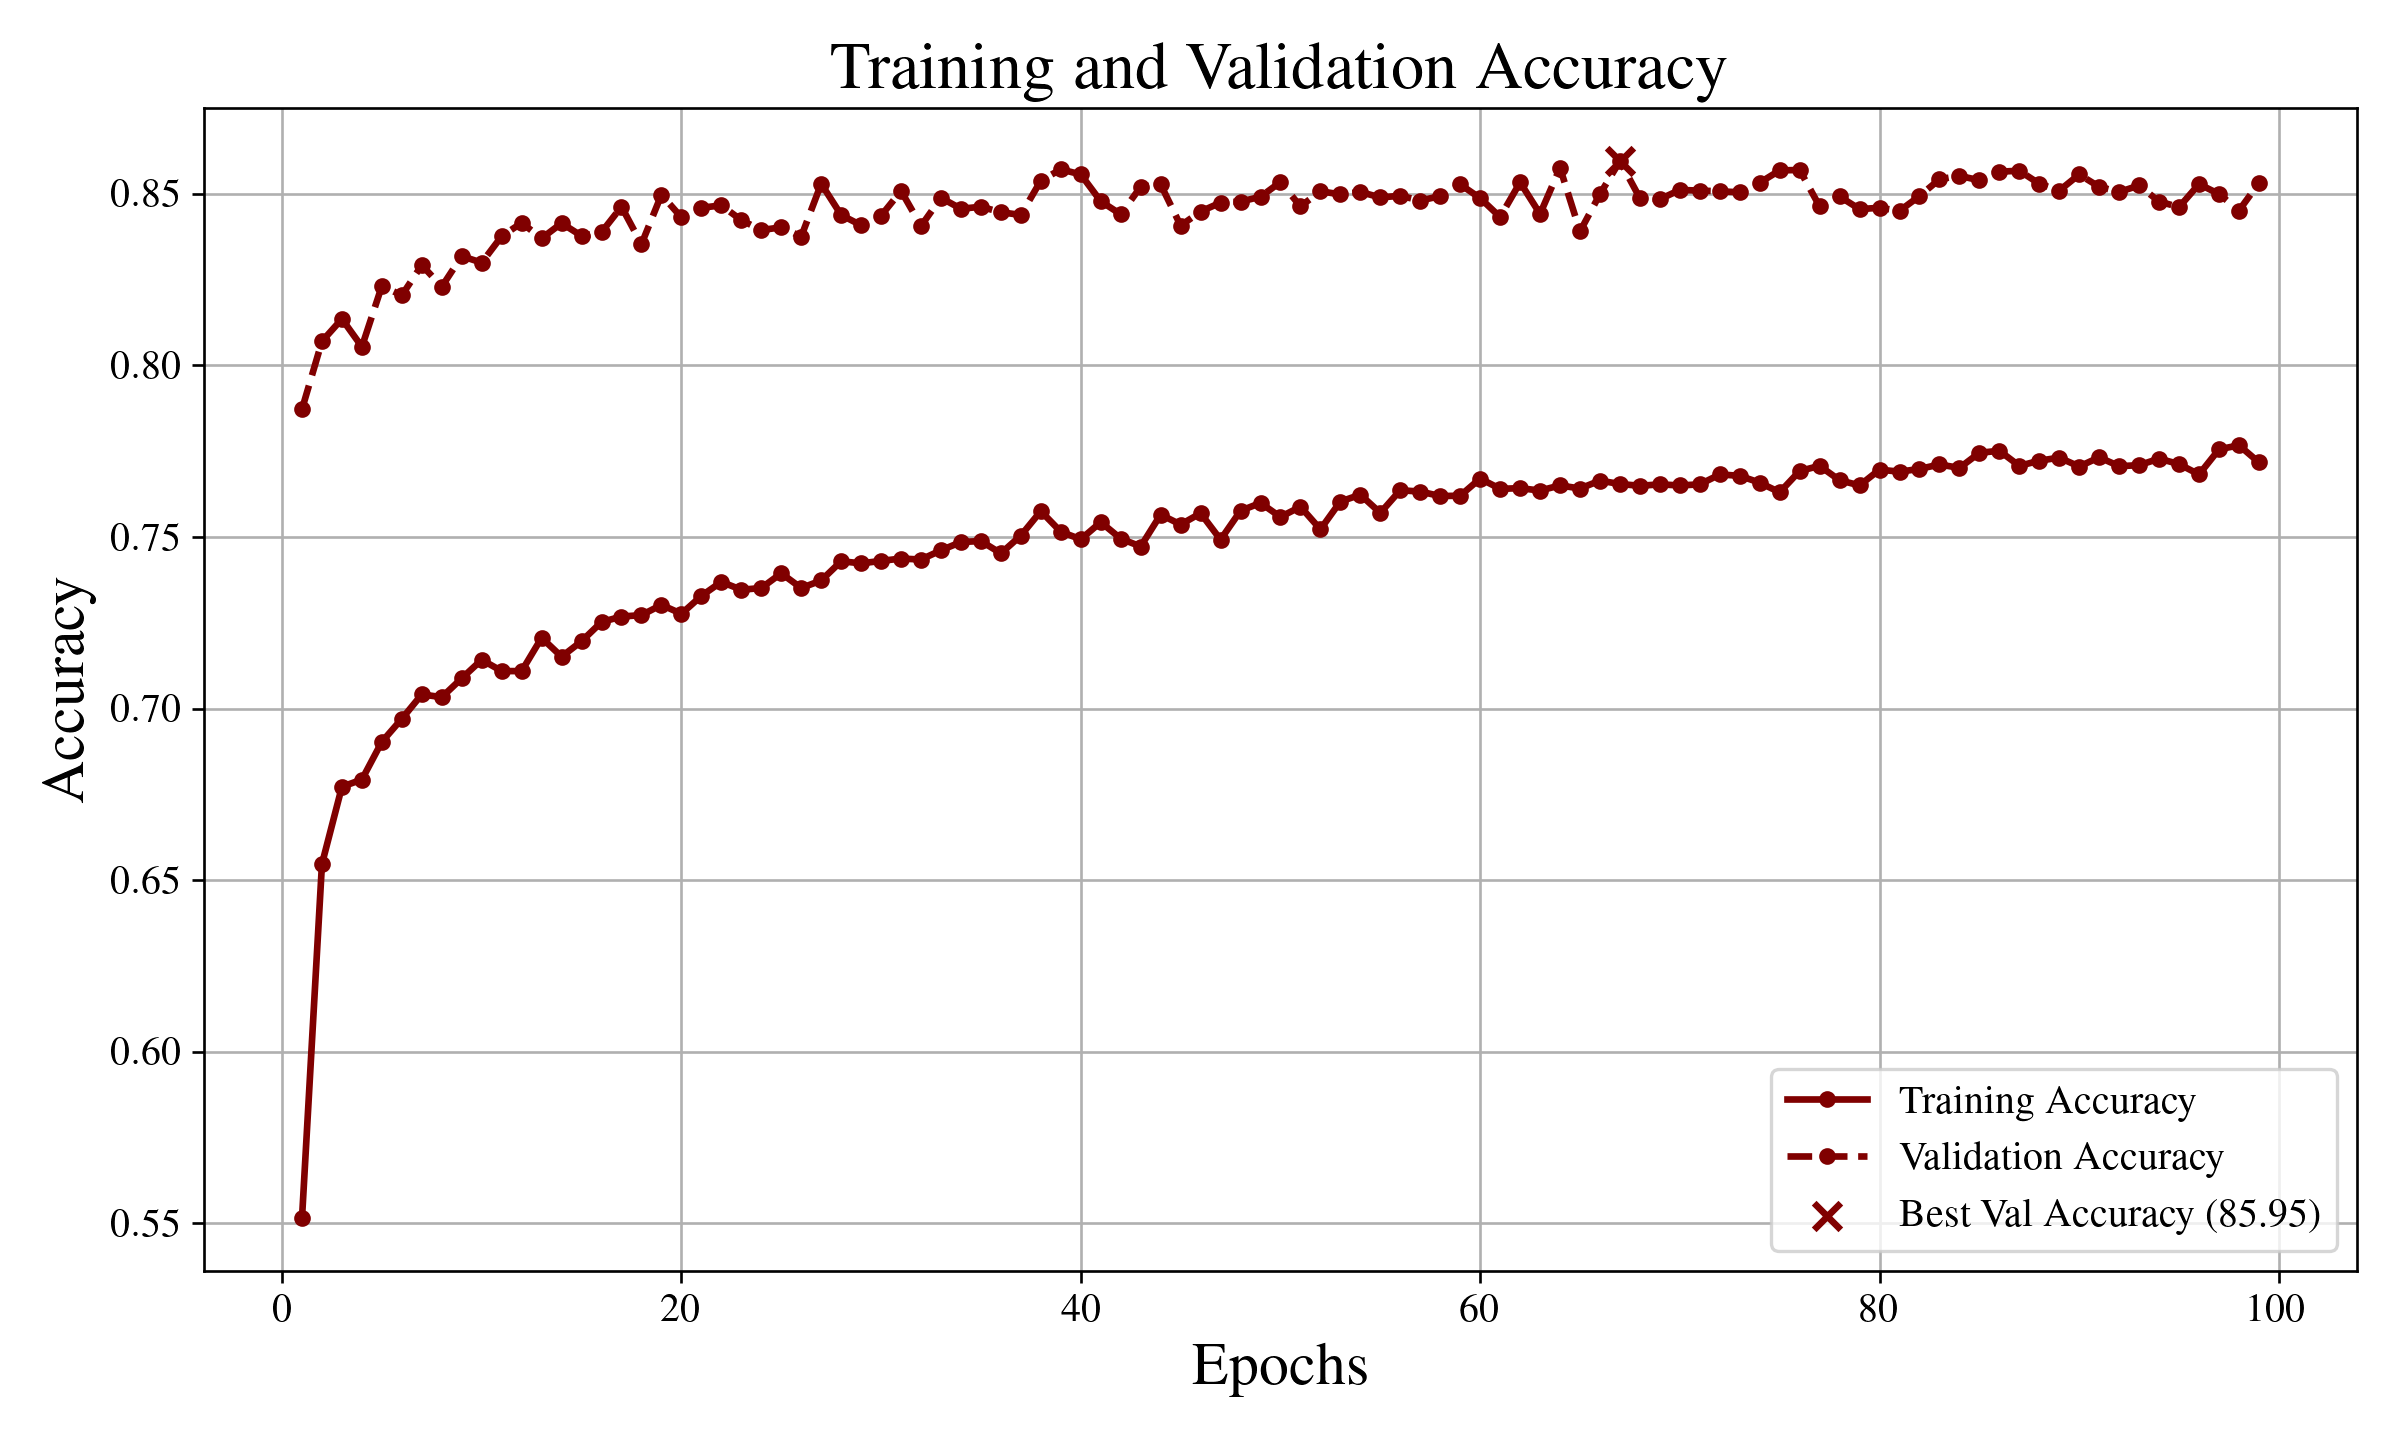

Write Python code to recreate this figure.
# toc
print('Importing stuff')
import os
import warnings

warnings.filterwarnings('ignore')

import matplotlib.pyplot as plt
import certifi
import numpy as np
import seaborn as sns
import cv2

plt.style.use('maroon_pad.mplstyle')

from sklearn.metrics import confusion_matrix, accuracy_score

# keras/tensorflow
from keras.api.datasets import cifar10
from keras.api.models import Sequential, load_model
from keras.api.layers import Conv2D, MaxPooling2D, Flatten, Dense, Input, GlobalAveragePooling2D, RandomFlip, RandomTranslation, RandomRotation, RandomZoom
from keras.api.callbacks import ModelCheckpoint, EarlyStopping
from keras.api.applications import MobileNetV2
from keras.api.applications.mobilenet_v2 import preprocess_input
import tensorflow as tf

# If you have a raw python installation, you have to set the SSL_CERT_FILE environment variable
os.environ['SSL_CERT_FILE'] = certifi.where()

tf.config.set_visible_devices([], 'GPU')
# plt.style.use('../maroon_ipynb.mplstyle')

# load the dataset
print('Loading data')
(x_train, y_train), (x_test, y_test) = cifar10.load_data()

# normalize the data
x_train = x_train/255
x_test = x_test/255

class_names = ['Airplane', 'Car', 'Bird', 'Cat', 'Deer', 'Dog', 'Frog', 'Horse', 'Ship', 'Truck']

# Preprocess CIFAR-10 images for MobileNetV2:
# Our x_train and x_test are normalized between 0 and 1, but MobileNetV2 expects inputs in a different scale.
# First, rescale back to [0, 255], resize to 224x224, then use the MobileNetV2 preprocessing.
x_train_rescaled = (x_train*255).astype('float32')
x_test_rescaled = (x_test*255).astype('float32')

def resize_images(images, size=(224, 224)):
    resized = np.zeros((images.shape[0], size[0], size[1], images.shape[3]), dtype=np.float32)
    for im in range(images.shape[0]):
        resized[im] = cv2.resize(images[im], size)
    return resized

x_train_resized = resize_images(x_train_rescaled)
x_test_resized = resize_images(x_test_rescaled)

x_train_preprocessed = preprocess_input(x_train_resized)
x_test_preprocessed = preprocess_input(x_test_resized)
print('Processed images')

# Load the pretrained MobileNetV2 model without its top, and freeze its layers.
base_model = MobileNetV2(include_top=False, weights='imagenet', input_shape=(224, 224, 3))
base_model.trainable = False

# Build our new model by stacking our dense layers on top of the frozen base.
p6_model = Sequential([
    RandomFlip(mode='horizontal'),
    RandomTranslation(0.2, 0.2),
    RandomRotation(0.2),
    RandomZoom(0.2),
    base_model,
    GlobalAveragePooling2D(),
    Dense(2048, activation='relu'),  # optimized dense layer
    Dense(10, activation='softmax')
])

# Compile the model.
p6_model.compile(
    optimizer='adam',
    loss='sparse_categorical_crossentropy',
    metrics=['accuracy']
)

# Create callback
checkpoint_callback = ModelCheckpoint(
    'best_model_p6.keras',
    monitor='val_accuracy',
    save_best_only=True,
    mode='max',
    verbose=True
)

# Train the model.
print('Training model')
history_p6 = p6_model.fit(
    x_train_preprocessed, y_train,
    epochs=100,
    batch_size=64,
    validation_data=(x_test_preprocessed, y_test),
    callbacks=[checkpoint_callback],
    verbose=True
)

# Get accuracy results
train_accuracy = history_p6.history['accuracy']
val_accuracy = history_p6.history['val_accuracy']
epochs = np.array(history_p6.epoch) + 1
best_accuracy = max(val_accuracy)
best_accuracy_epoch = val_accuracy.index(best_accuracy) + 1

# Plot the training and validation accuracy
fig, ax = plt.subplots()
line = ax.plot(epochs, train_accuracy, label=f'Training Accuracy', marker='.', zorder=2)[0]
ax.plot(epochs, val_accuracy, label=f'Validation Accuracy', marker='.', ls='--', color=line.get_color(), zorder=2)
ax.scatter(best_accuracy_epoch, best_accuracy, marker='x', color=line.get_color(), zorder=3, label=fr'Best Val Accuracy ({best_accuracy*100:.2f})')
ax.set_title('Training and Validation Accuracy')
ax.set_xlabel('Epochs')
ax.set_ylabel('Accuracy')
ax.legend()
plt.savefig('p6.png')

# Making the confusion matrix
p6_best_model = load_model('best_model_p6.keras')  # Load the best model
y_pred = p6_best_model.predict(x_test_preprocessed, verbose=False)  # Get predictions on the test set

# Convert predictions to class labels
y_pred_labels = np.argmax(y_pred, axis=1)  # finding the highest probability
cm = confusion_matrix(y_test.flatten(), y_pred_labels)

# Plot confusion matrix
fig, ax = plt.subplots()
sns.heatmap(cm, annot=True, fmt='d', cmap='Reds', xticklabels=class_names, yticklabels=class_names, ax=ax)
ax.set_title('Confusion Matrix')
ax.set_xlabel('Predicted Label')
ax.set_ylabel('True Label')
ax.tick_params(axis='x', rotation=45)
ax.tick_params(axis='y', rotation=45)
ax.grid(False)
plt.savefig('p6_cm.png')

# Accuracy score
accuracy = accuracy_score(y_test.flatten(), y_pred_labels)
print(f'Accuracy of the best model on the test set: {accuracy:.3%}')
